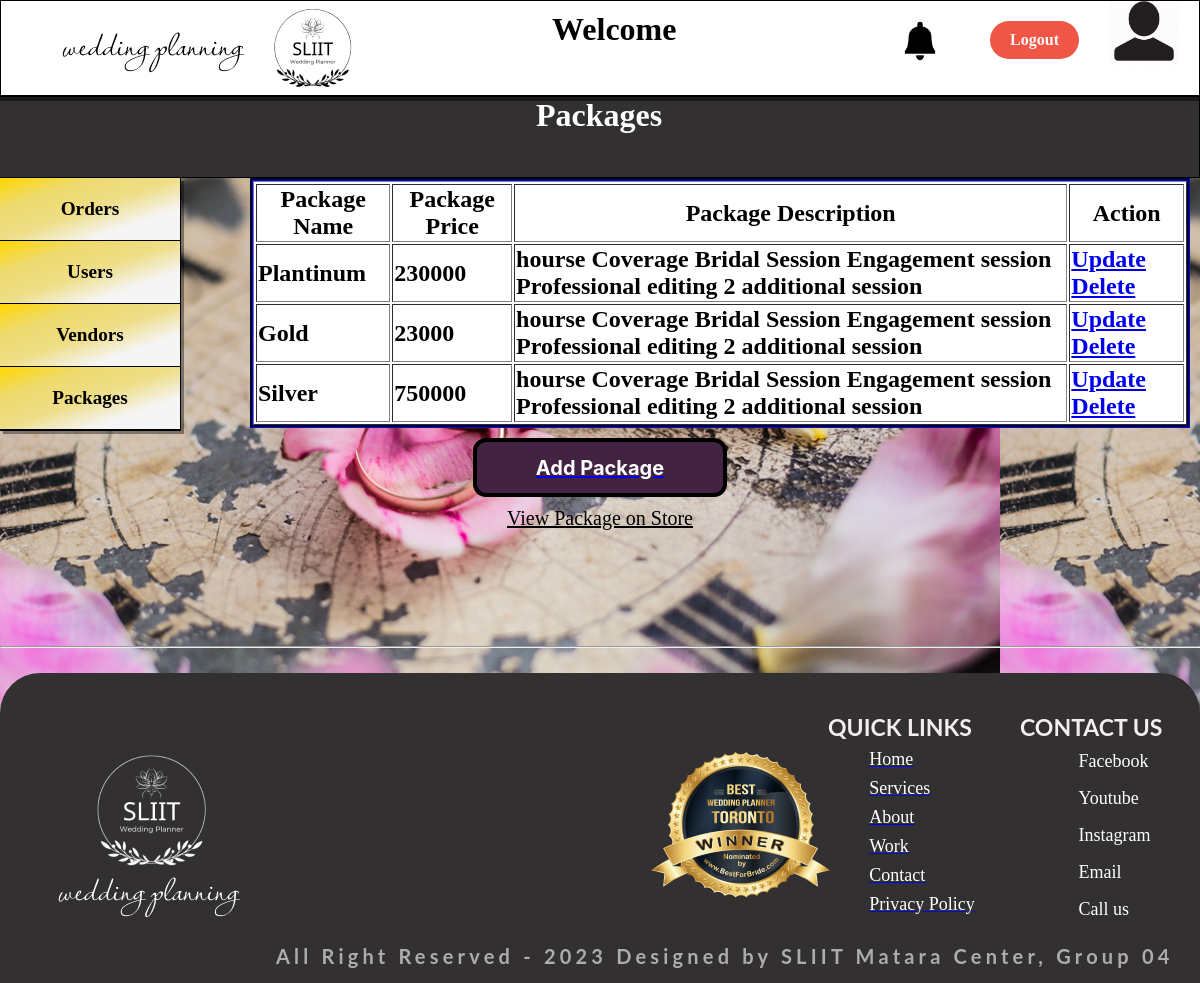
The app's page /MgDashboard/package.php (signed in) with its own data.
### tables this page shows
CREATE TABLE `package` (
  `id` int(200) NOT NULL,
  `package_name` varchar(30) NOT NULL,
  `package_price` int(11) NOT NULL,
  `package_description` varchar(300) NOT NULL,
  `package_image` varchar(500) NOT NULL
);

### MgDashboard/package.php (the view, shortened to what this page needs)
<?php
	include_once './logHeader.php';
?>
<!DOCTYPE html>
<html lang="en">
    <head>
        <link rel="stylesheet" href="./Style/package.css">
    </head>
    <body>
        <main style="background-image: url(./images/bg1.jpg);">
            <div id="top">
                <center><h1 style="padding-bottom: 5px;"> Packages</h1></center>
            </div>
	   <ul class="nav-menu">
             <li><a href="orders.php">Orders</a></li>
            <li><a href="userprofile.php">Users</a></li>
            <li><a href="vendor.php">Vendors</a></li>
			<li><a href="package.php">Packages</a></li>
        </ul>
		<?php
			$sql = "select * from package";
			$result = $conn->query($sql);
		?>
		<div class="mn_package">
			<div><h2>
			<div class = "productData">
			<table border = "1" width = 100%>
				<tr>
					<th>Package Name </th>
					<th>Package Price </th>
					<th>Package Description </th>
					<th>Action </th>
				</tr>
			<?php
					while($row = $result->fetch_assoc())
					{
						echo"<tr>";
						echo"<td>".$row["package_name"]."</td>";
						echo"<td>".$row["package_price"]."</td>";
						echo"<td>".$row["package_description"]."</td>";
						echo"<td>
							<a href = 'update.php?id=$row[id]'>Update</a>
							<a href='#' onclick='return fun(\"delete.php?id=$row[id]\");'>Delete</a>
							</td>";
						echo "</tr>";
					}
			?>
			</table>
			</div>
			</h2></div>
		<a href="addItems.php"><div class="see_more" >Add Package</div></a>
		<center><a href="../package.php" target="_blank" class="view">View Package on Store</a></center>
		</div>
	<hr>
         <?php
             include_once 'footer.php';
        ?>
    </body>
</html>

### MgDashboard/Style/logheader.css (style rules this page uses)
body { margin: 0; }
main::after { content: ""; clear: both; display: table; }

### MgDashboard/Style/package.css (style rules this page uses)
* { margin: 0; }
#top { height: 80px; width: 100%; margin: 0; float: right; color: white; background: #323030; border: 1px solid black; text-align: center; }
.nav-menu { list-style-type: none; margin: 0; padding: 0; width: 15%; background-color: white; float: left; height: 80%; overflow: auto; text-align: center; font-weight: bold; font-family: lateef; font-size: larger; border-bottom: 1px solid black; border-right: 1px solid black; box-shadow: 3px 3px 0px 0px rgba(0, 0, 0, 0.393); }
.nav-menu > li a { display: block; color: #000; padding: 20px 10px; text-decoration: none; font-family: Lateef; border-bottom: 1px solid black; background-image: linear-gradient( to bottom right, gold, rgb(238, 218, 109), rgb(238, 222, 135), whitesmoke, whitesmoke ); }
.mn_package { height: 550px; }
.productData { background-color: white; margin-top: 15px; margin-bottom: 10px; margin-right: 10px; margin-left: 250px; border-style: groove; border-color: DarkBlue; max-height: 390px; overflow-y: scroll; }
.see_more { display: flex; width: 150px; height: 15px; padding: 18px 48px; justify-content: center; align-items: center; border-radius: 13px; border: 4px solid #000; background: #422342; margin: auto; color: #fff; font-family: Inter; font-size: 20px; font-style: normal; font-weight: 700; }
.view { text-align: center; margin-top: 10px; font-size: 20px; display: inline-block; color: #000000; }

### records on screen
package: package_name "Plantinum", package_price "230000", package_description "hourse Coverage Bridal Session Engagement session Professional editing 2 additional session"
package: package_name "Gold", package_price "23000", package_description "hourse Coverage Bridal Session Engagement session Professional editing 2 additional session"
package: package_name "Silver", package_price "750000", package_description "hourse Coverage Bridal Session Engagement session Professional editing 2 additional session"
